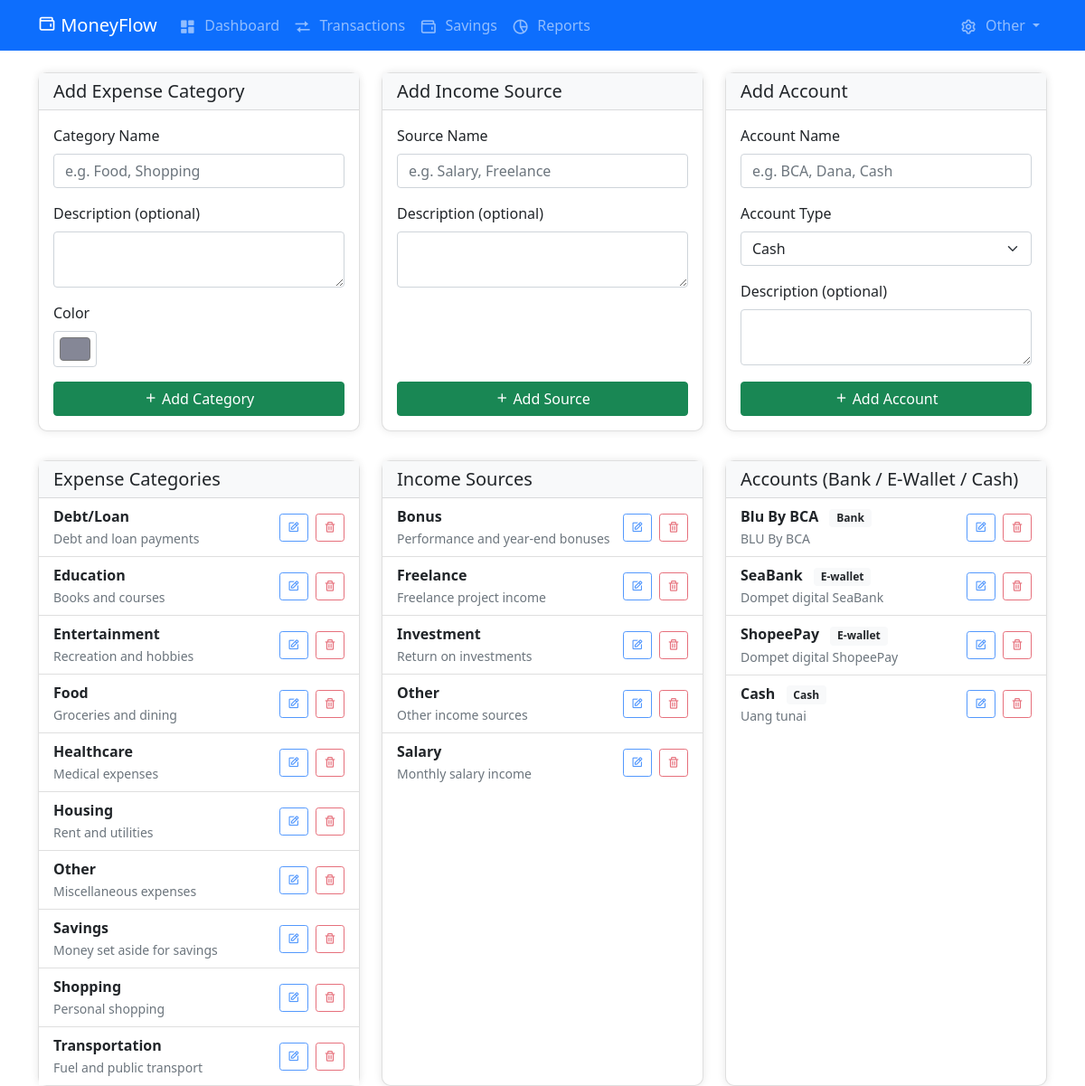
/categories.php, run on the app's committed database.
### tables this page shows
CREATE TABLE expense_categories (
    id INT PRIMARY KEY AUTO_INCREMENT,
    category_name VARCHAR(50) NOT NULL,
    description TEXT,
    is_fixed_expense BOOLEAN DEFAULT FALSE,
    is_active BOOLEAN DEFAULT TRUE,
    created_at TIMESTAMP DEFAULT CURRENT_TIMESTAMP,
    budget_limit DECIMAL(15,2) DEFAULT NULL,
    color VARCHAR(10) DEFAULT NULL 
);

CREATE TABLE income_sources (
    id INT PRIMARY KEY AUTO_INCREMENT,
    source_name VARCHAR(50) NOT NULL,
    description TEXT,
    expected_amount DECIMAL(15,2) DEFAULT NULL,
    is_recurring BOOLEAN DEFAULT FALSE,
    recurrence_type ENUM('daily', 'weekly', 'monthly', 'yearly') DEFAULT NULL,
    is_active BOOLEAN DEFAULT TRUE,
    created_at TIMESTAMP DEFAULT CURRENT_TIMESTAMP
);

CREATE TABLE accounts (
    id INT PRIMARY KEY AUTO_INCREMENT,
    account_name VARCHAR(100) NOT NULL,
    account_type ENUM('bank', 'e-wallet', 'cash', 'other') NOT NULL DEFAULT 'cash',
    description TEXT,
    is_active BOOLEAN DEFAULT TRUE,
    created_at TIMESTAMP DEFAULT CURRENT_TIMESTAMP
);

### categories.php (the view, shortened to what this page needs)
<?php
$db = new Database();
$conn = $db->getConnection();
$incomeSources = $conn->query("SELECT * FROM income_sources WHERE is_active = TRUE ORDER BY source_name")->fetchAll();
$expenseCategories = $conn->query("SELECT * FROM expense_categories WHERE is_active = TRUE ORDER BY category_name")->fetchAll();
$accounts = $conn->query("SELECT * FROM accounts WHERE is_active = TRUE ORDER BY account_type, account_name")->fetchAll();
?>
<div class="row g-4">
    <div class="col-md-4">
        <div class="card h-100">
            <div class="card-header d-flex justify-content-between align-items-center">
                <h5 class="mb-0">Add Expense Category</h5>
            </div>
            <div class="card-body d-flex flex-column h-100">
                <form id="addExpenseCategoryForm" onsubmit="event.preventDefault(); addItem('expense');" class="d-flex flex-column h-100">
                    <div class="mb-3">
                        <label class="form-label">Category Name</label>
                        <input type="text" class="form-control" id="swal-name-expense" placeholder="e.g. Food, Shopping" required>
                    </div>
                    <div class="mb-3">
                        <label class="form-label">Description (optional)</label>
                        <textarea class="form-control" id="swal-description-expense" rows="2"></textarea>
                    </div>
                    <div class="mb-3">
                        <label class="form-label">Color</label>
                        <input type="color" class="form-control form-control-color" id="swal-color-expense" value="#858796">
                    </div>
                    <button type="submit" class="btn btn-success w-100 mt-auto">
                        <i class='bx bx-plus'></i> Add Category
                    </button>
                </form>
            </div>
        </div>
    </div>
    <div class="col-md-4">
        <div class="card h-100">
            <div class="card-header d-flex justify-content-between align-items-center">
                <h5 class="mb-0">Add Income Source</h5>
            </div>
            <div class="card-body d-flex flex-column h-100">
                <form id="addIncomeSourceForm" onsubmit="event.preventDefault(); addItem('income');" class="d-flex flex-column h-100">
                    <div class="mb-3">
                        <label class="form-label">Source Name</label>
                        <input type="text" class="form-control" id="swal-name-income" placeholder="e.g. Salary, Freelance" required>
                    </div>
                    <div class="mb-3">
                        <label class="form-label">Description (optional)</label>
                        <textarea class="form-control" id="swal-description-income" rows="2"></textarea>
                    </div>
                    <button type="submit" class="btn btn-success w-100 mt-auto">
                        <i class='bx bx-plus'></i> Add Source
                    </button>
                </form>
            </div>
        </div>
    </div>
    <div class="col-md-4">
        <div class="card h-100">
            <div class="card-header d-flex justify-content-between align-items-center">
                <h5 class="mb-0">Add Account</h5>
            </div>
            <div class="card-body d-flex flex-column h-100">
                <form id="addAccountForm" onsubmit="event.preventDefault(); addAccountFormSubmit();" class="d-flex flex-column h-100">
                    <div class="mb-3">
                        <label class="form-label">Account Name</label>
                        <input type="text" class="form-control" id="swal-account-name-form" placeholder="e.g. BCA, Dana, Cash" required>
                    </div>
                    <div class="mb-3">
                        <label class="form-label">Account Type</label>
                        <select class="form-select" id="swal-account-type-form">
                            <option value="cash">Cash</option>
                        </select>
                    </div>
                    <div class="mb-3">
                        <label class="form-label">Description (optional)</label>
                        <textarea class="form-control" id="swal-account-description-form" rows="2"></textarea>
                    </div>
                    <button type="submit" class="btn btn-success w-100 mt-auto">
                        <i class='bx bx-plus'></i> Add Account
                    </button>
                </form>
            </div>
        </div>
    </div>
</div>
<div class="row g-4 mt-2">
    <div class="col-md-4">
        <div class="card h-100">
            <div class="card-header">
                <h5 class="mb-0">Expense Categories</h5>
            </div>
            <div class="card-body p-0">
                <ul class="list-group list-group-flush">
                    <?php foreach ($expenseCategories as $category): ?>
                    <li class="list-group-item d-flex justify-content-between align-items-center">
                        <div>
                            <span class="fw-bold"><?= htmlspecialchars($category['category_name']) ?></span>
                            <?php if($category['description']): ?>
                                <br><small class="text-muted"><?= htmlspecialchars($category['description']) ?></small>
                            <?php endif; ?>
                        </div>
                        <div>
                            <button type="button" class="btn btn-sm btn-outline-primary me-1"
                                onclick="editCategory(<?= $category['id'] ?>, 'expense', '<?= htmlspecialchars(addslashes($category['category_name'])) ?>', '<?= htmlspecialchars(addslashes($category['description'])) ?>', '<?= htmlspecialchars($category['color']) ?>')"
                                title="Edit">
                                <i class='bx bx-edit'></i>
                            </button>
                            <button type="button" class="btn btn-sm btn-outline-danger"
                                onclick="confirmDelete(<?= $category['id'] ?>, 'expense', '<?= htmlspecialchars($category['category_name']) ?>')"
                                title="Delete">
                                <i class='bx bx-trash'></i>
                            </button>
                        </div>
                    </li>
                    <?php endforeach; ?>
                </ul>
            </div>
        </div>
    </div>
    <div class="col-md-4">
        <div class="card h-100">
            <div class="card-header">
                <h5 class="mb-0">Income Sources</h5>
            </div>
            <div class="card-body p-0">
                <ul class="list-group list-group-flush">
                    <?php foreach ($incomeSources as $source): ?>
                    <li class="list-group-item d-flex justify-content-between align-items-center">
                        <div>
                            <span class="fw-bold"><?= htmlspecialchars($source['source_name']) ?></span>
                            <?php if($source['description']): ?>
                                <br><small class="text-muted"><?= htmlspecialchars($source['description']) ?></small>
                            <?php endif; ?>
                        </div>
                        <div>
                            <button type="button" class="btn btn-sm btn-outline-primary me-1"
                                onclick="editCategory(<?= $source['id'] ?>, 'income', '<?= htmlspecialchars(addslashes($source['source_name'])) ?>', '<?= htmlspecialchars(addslashes($source['description'])) ?>')"
                                title="Edit">
                                <i class='bx bx-edit'></i>
                            </button>
                            <button type="button" class="btn btn-sm btn-outline-danger"
                                onclick="confirmDelete(<?= $source['id'] ?>, 'income', '<?= htmlspecialchars($source['source_name']) ?>')"
                                title="Delete">
                                <i class='bx bx-trash'></i>
                            </button>
                        </div>
                    </li>
                    <?php endforeach; ?>
                </ul>
            </div>
        </div>
    </div>
    <div class="col-md-4">
        <div class="card h-100">
            <div class="card-header">
                <h5 class="mb-0">Accounts (Bank / E-Wallet / Cash)</h5>
            </div>
            <div class="card-body p-0">
                <ul class="list-group list-group-flush">
                    <?php foreach ($accounts as $acc): ?>
                    <li class="list-group-item d-flex justify-content-between align-items-center">
                        <div>
                            <span class="fw-bold"><?= htmlspecialchars($acc['account_name']) ?></span>
                            <span class="badge bg-light text-dark ms-2"><?= ucfirst($acc['account_type']) ?></span>
                            <?php if($acc['description']): ?>
                                <br><small class="text-muted"><?= htmlspecialchars($acc['description']) ?></small>
                            <?php endif; ?>
                        </div>
                        <div>
                            <button type="button" class="btn btn-sm btn-outline-primary me-1"
                                onclick="editAccount(<?= $acc['id'] ?>, '<?= htmlspecialchars(addslashes($acc['account_name'])) ?>', '<?= htmlspecialchars(addslashes($acc['account_type'])) ?>', '<?= htmlspecialchars(addslashes($acc['description'])) ?>')"
                                title="Edit">
                                <i class='bx bx-edit'></i>
                            </button>
                            <button type="button" class="btn btn-sm btn-outline-danger"
                                onclick="confirmDeleteAccount(<?= $acc['id'] ?>, '<?= htmlspecialchars($acc['account_name']) ?>')"
                                title="Delete">
                                <i class='bx bx-trash'></i>
                            </button>
                        </div>
                    </li>
                    <?php endforeach; ?>
                </ul>
            </div>
        </div>
    </div>
</div>
<?php
include 'includes/layout.php';
?>

### assets/css/style.css (style rules this page uses)
.card { border-radius: 10px; box-shadow: 0 0 10px rgba(0,0,0,0.1); transition: transform 0.2s; }

### categories.php (style rules this page uses)
.list-group-item { transition: background 0.2s; }
.btn-outline-danger, .btn-outline-primary { opacity: 0.7; transition: opacity 0.2s; }
.card-header { background: #f8f9fa; }

### data on the page
expense_categories: category_name "Debt/Loan", description "Debt and loan payments"
expense_categories: category_name "Education", description "Books and courses"
expense_categories: category_name "Entertainment", description "Recreation and hobbies"
expense_categories: category_name "Food", description "Groceries and dining"
expense_categories: category_name "Healthcare", description "Medical expenses"
expense_categories: category_name "Housing", description "Rent and utilities"
expense_categories: category_name "Other", description "Miscellaneous expenses"
expense_categories: category_name "Savings", description "Money set aside for savings"
expense_categories: category_name "Shopping", description "Personal shopping"
expense_categories: category_name "Transportation", description "Fuel and public transport"
income_sources: source_name "Bonus", description "Performance and year-end bonuses"
income_sources: source_name "Freelance", description "Freelance project income"
income_sources: source_name "Investment", description "Return on investments"
income_sources: source_name "Other", description "Other income sources"
income_sources: source_name "Salary", description "Monthly salary income"
accounts: account_name "Blu By BCA", account_type "Bank", description "BLU By BCA"
accounts: account_name "SeaBank", account_type "E-wallet", description "Dompet digital SeaBank"
accounts: account_name "ShopeePay", account_type "E-wallet", description "Dompet digital ShopeePay"
accounts: account_name "Cash", account_type "Cash", description "Uang tunai"
